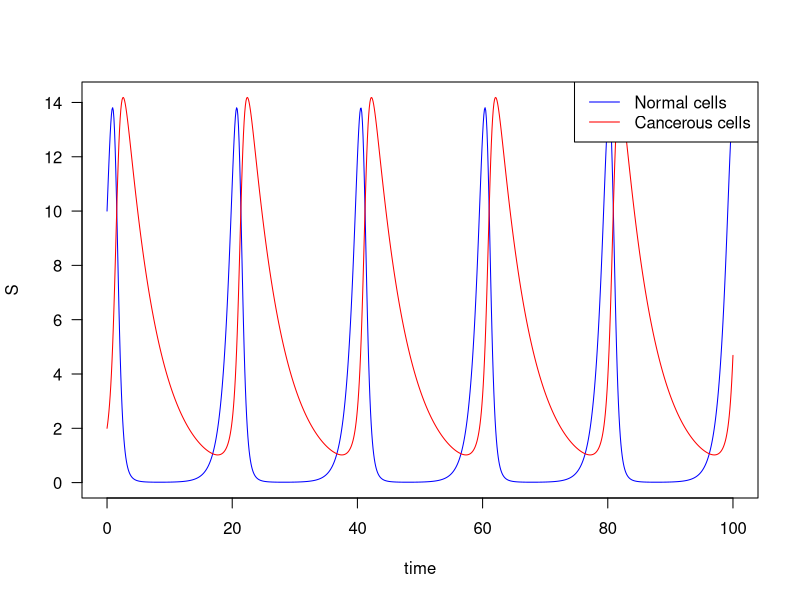

Here is the R script that generated this plot:
library(deSolve)
rm(list = ls())

Lotka.Volterra <- function(t, state, parameters)
{
  with(as.list(c(state, parameters)), {
    dX <- X * (alpha - beta * Y)
    dY <- Y * (delta * beta * X - gamma)
    list(c(dX, dY))
  })
}
  
### Lotka-volterra Model ##

alpha <- 1
beta <- 0.2
gamma <- 0.2
delta <- 0.5

params = c(alpha, beta, gamma, delta)

init = c(X = 10, Y = 2)
time <- seq(0, 100, by=0.1)

out <- as.data.frame(ode(y = init, times = time, func = Lotka.Volterra, parms = params))

S <- out$X
C <- out$Y

plot(time, S, type = "l", las=1, col = "blue", ylim = c(0, max(S, C)))
lines(time, C, type = "l", col="red")

legend("topright", legend=c("Normal cells", "Cancerous cells"),
       col=c("blue", "red"), lty = 1)
